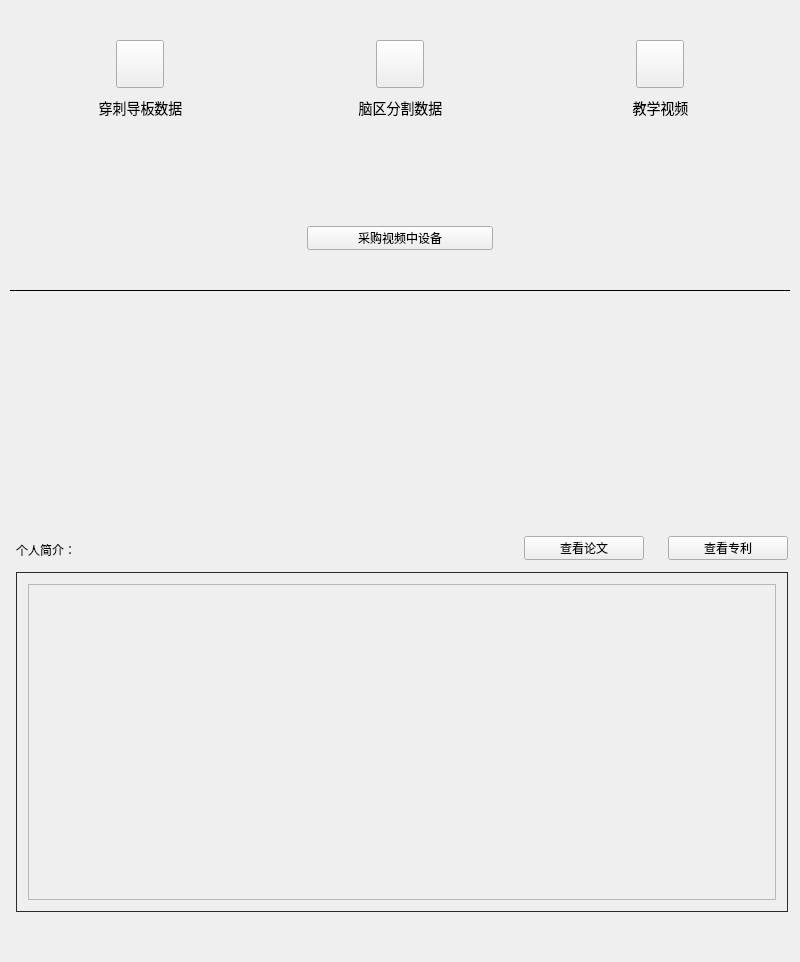
<?xml version="1.0" encoding="UTF-8"?>
<ui version="4.0">
 <class>UnitTeaching</class>
 <widget class="qMRMLWidget" name="UnitTeaching">
  <property name="geometry">
   <rect>
    <x>0</x>
    <y>0</y>
    <width>800</width>
    <height>962</height>
   </rect>
  </property>
  <property name="minimumSize">
   <size>
    <width>800</width>
    <height>0</height>
   </size>
  </property>
  <property name="maximumSize">
   <size>
    <width>800</width>
    <height>16777215</height>
   </size>
  </property>
  <property name="styleSheet">
   <string notr="true"/>
  </property>
  <layout class="QHBoxLayout" name="horizontalLayout">
   <property name="leftMargin">
    <number>0</number>
   </property>
   <property name="topMargin">
    <number>0</number>
   </property>
   <property name="rightMargin">
    <number>0</number>
   </property>
   <property name="bottomMargin">
    <number>0</number>
   </property>
   <item>
    <widget class="QWidget" name="widget" native="true">
     <property name="styleSheet">
      <string notr="true"/>
     </property>
     <widget class="QWidget" name="widget_2" native="true">
      <property name="geometry">
       <rect>
        <x>90</x>
        <y>40</y>
        <width>100</width>
        <height>82</height>
       </rect>
      </property>
      <property name="minimumSize">
       <size>
        <width>100</width>
        <height>82</height>
       </size>
      </property>
      <property name="maximumSize">
       <size>
        <width>100</width>
        <height>82</height>
       </size>
      </property>
      <property name="styleSheet">
       <string notr="true"/>
      </property>
      <widget class="QPushButton" name="btnDicom">
       <property name="geometry">
        <rect>
         <x>26</x>
         <y>0</y>
         <width>48</width>
         <height>48</height>
        </rect>
       </property>
       <property name="text">
        <string/>
       </property>
      </widget>
      <widget class="QLabel" name="label_2">
       <property name="geometry">
        <rect>
         <x>0</x>
         <y>56</y>
         <width>101</width>
         <height>24</height>
        </rect>
       </property>
       <property name="styleSheet">
        <string notr="true">font:14px;</string>
       </property>
       <property name="text">
        <string>穿刺导板数据</string>
       </property>
       <property name="alignment">
        <set>Qt::AlignCenter</set>
       </property>
      </widget>
     </widget>
     <widget class="QWidget" name="widget_3" native="true">
      <property name="geometry">
       <rect>
        <x>350</x>
        <y>40</y>
        <width>100</width>
        <height>82</height>
       </rect>
      </property>
      <property name="minimumSize">
       <size>
        <width>100</width>
        <height>82</height>
       </size>
      </property>
      <property name="maximumSize">
       <size>
        <width>100</width>
        <height>82</height>
       </size>
      </property>
      <widget class="QPushButton" name="btnAnaly">
       <property name="geometry">
        <rect>
         <x>26</x>
         <y>0</y>
         <width>48</width>
         <height>48</height>
        </rect>
       </property>
       <property name="text">
        <string/>
       </property>
      </widget>
      <widget class="QLabel" name="label_3">
       <property name="geometry">
        <rect>
         <x>0</x>
         <y>56</y>
         <width>101</width>
         <height>24</height>
        </rect>
       </property>
       <property name="styleSheet">
        <string notr="true">font:14px;</string>
       </property>
       <property name="text">
        <string>脑区分割数据</string>
       </property>
       <property name="alignment">
        <set>Qt::AlignCenter</set>
       </property>
      </widget>
     </widget>
     <widget class="QWidget" name="widget_4" native="true">
      <property name="geometry">
       <rect>
        <x>610</x>
        <y>40</y>
        <width>100</width>
        <height>82</height>
       </rect>
      </property>
      <property name="minimumSize">
       <size>
        <width>100</width>
        <height>82</height>
       </size>
      </property>
      <property name="maximumSize">
       <size>
        <width>100</width>
        <height>82</height>
       </size>
      </property>
      <widget class="QPushButton" name="btnVideo">
       <property name="geometry">
        <rect>
         <x>26</x>
         <y>0</y>
         <width>48</width>
         <height>48</height>
        </rect>
       </property>
       <property name="text">
        <string/>
       </property>
      </widget>
      <widget class="QLabel" name="label_4">
       <property name="geometry">
        <rect>
         <x>0</x>
         <y>56</y>
         <width>101</width>
         <height>24</height>
        </rect>
       </property>
       <property name="styleSheet">
        <string notr="true">font:14px;</string>
       </property>
       <property name="text">
        <string>教学视频</string>
       </property>
       <property name="alignment">
        <set>Qt::AlignCenter</set>
       </property>
      </widget>
     </widget>
     <widget class="QPushButton" name="btnBuy">
      <property name="geometry">
       <rect>
        <x>307</x>
        <y>226</y>
        <width>186</width>
        <height>24</height>
       </rect>
      </property>
      <property name="minimumSize">
       <size>
        <width>186</width>
        <height>24</height>
       </size>
      </property>
      <property name="maximumSize">
       <size>
        <width>186</width>
        <height>24</height>
       </size>
      </property>
      <property name="text">
       <string notr="true">采购视频中设备</string>
      </property>
     </widget>
     <widget class="QLabel" name="label">
      <property name="geometry">
       <rect>
        <x>10</x>
        <y>290</y>
        <width>780</width>
        <height>1</height>
       </rect>
      </property>
      <property name="styleSheet">
       <string notr="true">background-color: rgb(0, 0, 0);</string>
      </property>
      <property name="text">
       <string/>
      </property>
     </widget>
     <widget class="QLabel" name="label_6">
      <property name="geometry">
       <rect>
        <x>16</x>
        <y>542</y>
        <width>71</width>
        <height>16</height>
       </rect>
      </property>
      <property name="text">
       <string>个人简介：</string>
      </property>
     </widget>
     <widget class="QPushButton" name="btnThesis">
      <property name="geometry">
       <rect>
        <x>524</x>
        <y>536</y>
        <width>120</width>
        <height>24</height>
       </rect>
      </property>
      <property name="text">
       <string>查看论文</string>
      </property>
     </widget>
     <widget class="QPushButton" name="btnPatent">
      <property name="geometry">
       <rect>
        <x>668</x>
        <y>536</y>
        <width>120</width>
        <height>24</height>
       </rect>
      </property>
      <property name="text">
       <string>查看专利</string>
      </property>
     </widget>
     <widget class="QScrollArea" name="scrollArea">
      <property name="geometry">
       <rect>
        <x>28</x>
        <y>584</y>
        <width>748</width>
        <height>316</height>
       </rect>
      </property>
      <property name="widgetResizable">
       <bool>true</bool>
      </property>
      <widget class="QWidget" name="scrollAreaWidgetContents">
       <property name="geometry">
        <rect>
         <x>0</x>
         <y>0</y>
         <width>746</width>
         <height>314</height>
        </rect>
       </property>
       <layout class="QVBoxLayout" name="verticalLayout_2">
        <property name="spacing">
         <number>0</number>
        </property>
        <property name="leftMargin">
         <number>0</number>
        </property>
        <property name="topMargin">
         <number>0</number>
        </property>
        <property name="rightMargin">
         <number>0</number>
        </property>
        <property name="bottomMargin">
         <number>0</number>
        </property>
        <item>
         <widget class="QLabel" name="lblContent">
          <property name="text">
           <string/>
          </property>
          <property name="alignment">
           <set>Qt::AlignLeading|Qt::AlignLeft|Qt::AlignTop</set>
          </property>
          <property name="wordWrap">
           <bool>true</bool>
          </property>
         </widget>
        </item>
       </layout>
      </widget>
     </widget>
     <widget class="QLabel" name="label_7">
      <property name="geometry">
       <rect>
        <x>16</x>
        <y>572</y>
        <width>772</width>
        <height>340</height>
       </rect>
      </property>
      <property name="styleSheet">
       <string notr="true">border: 1px solid #2B2B2B;</string>
      </property>
      <property name="text">
       <string/>
      </property>
     </widget>
     <widget class="QWidget" name="info_widget" native="true">
      <property name="geometry">
       <rect>
        <x>12</x>
        <y>310</y>
        <width>771</width>
        <height>211</height>
       </rect>
      </property>
     </widget>
     <zorder>label_7</zorder>
     <zorder>widget_2</zorder>
     <zorder>widget_3</zorder>
     <zorder>widget_4</zorder>
     <zorder>btnBuy</zorder>
     <zorder>label</zorder>
     <zorder>label_6</zorder>
     <zorder>btnThesis</zorder>
     <zorder>btnPatent</zorder>
     <zorder>scrollArea</zorder>
     <zorder>info_widget</zorder>
    </widget>
   </item>
  </layout>
 </widget>
 <customwidgets>
  <customwidget>
   <class>qMRMLWidget</class>
   <extends>QWidget</extends>
   <header>qMRMLWidget.h</header>
   <container>1</container>
  </customwidget>
 </customwidgets>
 <resources/>
 <connections/>
</ui>
